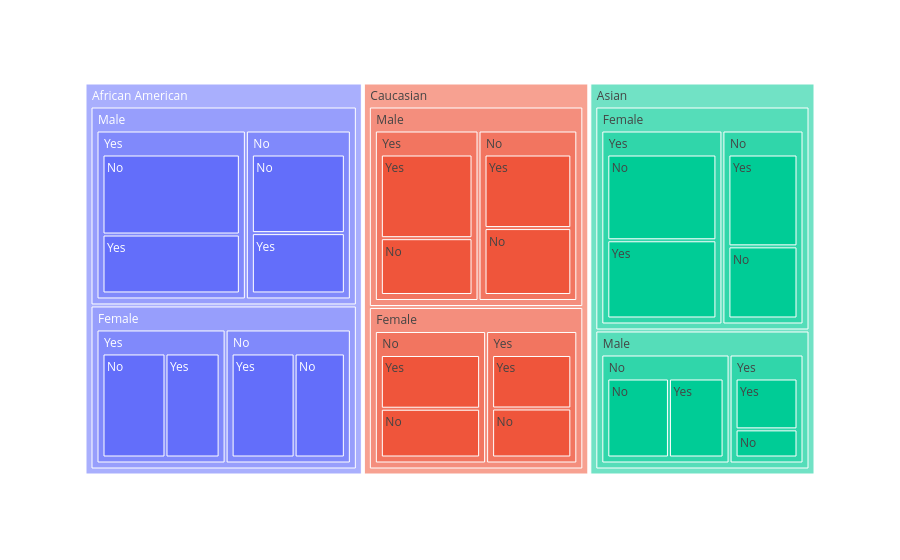

Notebook code cell kept with this figure:
### Markdown cell above
> In this example, we create a treemap of the **average income** by ethnicity, gender, student status and marital status. We use `groupby()` to group the data by `Ethnicity`, `Gender`, `Student` and `Married`, and compute the average `Income` of each combination with `.mean()`.

> `.reset_index()` keeps the grouped columns as regular columns of the DataFrame.

> `df["all"] = "all"` creates a single root node at the top of the hierarchy, so that all categories belong to one structure.

> `px.treemap()` generates the interactive treemap. The `path` parameter defines the levels of the hierarchy: `Ethnicity` → `Gender` → `Student` → `Married`.

> If you hover over a rectangle, a tooltip shows the details of that group. For example, Caucasian females who are students and married have an average income of 36,271.

### Code cell
import plotly.express as px
df =data.groupby(['Ethnicity','Gender','Student','Married'])[['Income']]\
                                                                          .mean().reset_index()

df["all"] = "all" # in order to have a single root node
fig = px.treemap(df, path=['Ethnicity',	'Gender'	,'Student',	'Married'], values='Income')
fig.show()

### Figure 1 — Plotly figure (JSON) as saved in the notebook; plotly's stock layout.template omitted (floating-point values rounded to 4 significant figures)
{"data": [{"branchvalues": "total", "domain": {"x": [0.0, 1.0], "y": [0.0, 1.0]}, "hovertemplate": "labels=%{label}<br>Income=%{value}<br>parent=%{parent}<br>id=%{id}<extra></extra>", "ids": ["African American/Female/No/No", "African American/Female/No/Yes", "African American/Female/Yes/No", "African American/Female/Yes/Yes", "African American/Male/No/No", "African American/Male/No/Yes", "African American/Male/Yes/No", "African American/Male/Yes/Yes", "Asian/Female/No/No", "Asian/Female/No/Yes", "Asian/Female/Yes/No", "Asian/Female/Yes/Yes", "Asian/Male/No/No", "Asian/Male/No/Yes", "Asian/Male/Yes/No", "Asian/Male/Yes/Yes", "Caucasian/Female/No/No", "Caucasian/Female/No/Yes", "Caucasian/Female/Yes/No", "Caucasian/Female/Yes/Yes", "Caucasian/Male/No/No", "Caucasian/Male/No/Yes", "Caucasian/Male/Yes/No", "Caucasian/Male/Yes/Yes", "African American/Female/No", "African American/Female/Yes", "African American/Male/No", "African American/Male/Yes", "Asian/Female/No", "Asian/Female/Yes", "Asian/Male/No", "Asian/Male/Yes", "Caucasian/Female/No", "Caucasian/Female/Yes", "Caucasian/Male/No", "Caucasian/Male/Yes", "African American/Female", "African American/Male", "Asian/Female", "Asian/Male", "Caucasian/Female", "Caucasian/Male", "African American", "Asian", "Caucasian"], "labels": ["No", "Yes", "No", "Yes", "No", "Yes", "No", "Yes", "No", "Yes", "No", "Yes", "No", "Yes", "No", "Yes", "No", "Yes", "No", "Yes", "No", "Yes", "No", "Yes", "No", "Yes", "No", "Yes", "No", "Yes", "No", "Yes", "No", "Yes", "No", "Yes", "Female", "Male", "Female", "Male", "Female", "Male", "African American", "Asian", "Caucasian"], "name": "", "parents": ["African American/Female/No", "African American/Female/No", "African American/Female/Yes", "African American/Female/Yes", "African American/Male/No", "African American/Male/No", "African American/Male/Yes", "African American/Male/Yes", "Asian/Female/No", "Asian/Female/No", "Asian/Female/Yes", "Asian/Female/Yes", "Asian/Male/No", "Asian/Male/No", "Asian/Male/Yes", "Asian/Male/Yes", "Caucasian/Female/No", "Caucasian/Female/No", "Caucasian/Female/Yes", "Caucasian/Female/Yes", "Caucasian/Male/No", "Caucasian/Male/No", "Caucasian/Male/Yes", "Caucasian/Male/Yes", "African American/Female", "African American/Female", "African American/Male", "African American/Male", "Asian/Female", "Asian/Female", "Asian/Male", "Asian/Male", "Caucasian/Female", "Caucasian/Female", "Caucasian/Male", "Caucasian/Male", "African American", "African American", "Asian", "Asian", "Caucasian", "Caucasian", "", "", ""], "type": "treemap", "values": [41.82, 52.41, 52.25, 44.9, 54.2, 41.6, 78.5, 57.81, 37.46, 47.7, 66.52, 60.65, 44.31, 39.28, 17.16, 31.03, 40.33, 44.43, 33.22, 36.27, 44.22, 48.63, 39.4, 58.04, 94.23, 97.15, 95.81, 136.3, 85.16, 127.2, 83.59, 48.19, 84.76, 69.49, 92.85, 97.44, 191.4, 232.1, 212.3, 131.8, 154.3, 190.3, 423.5, 344.1, 344.6]}], "layout": {"legend": {"tracegroupgap": 0}, "margin": {"t": 60}}}
